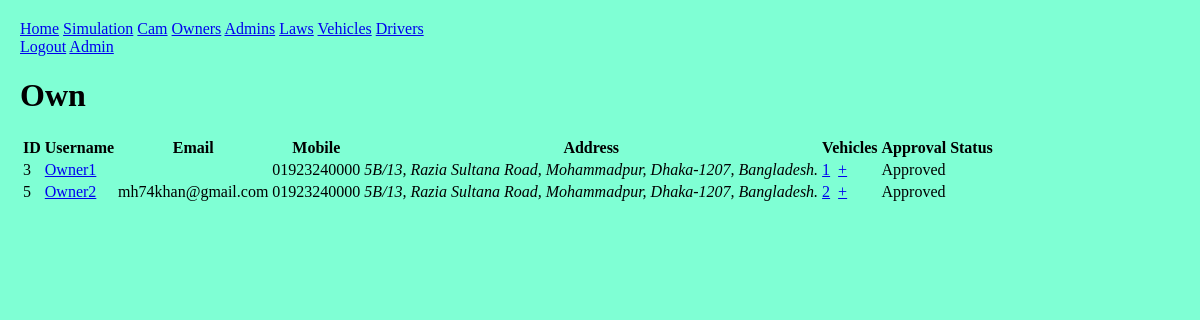
/front/owners/ (signed in), run on the app's committed database.
### front/models.py (models this page shows)
class Account(AbstractUser):
    address = models.TextField(max_length=200, default="5B/13, Razia Sultana Road, Mohammadpur, Dhaka-1207, Bangladesh.");
    phone = models.CharField(max_length=20, default="01923240000");
    approved = models.BooleanField(default=False);

### front/decorators.py (the view)
        def wrapper_func(req, *args, **kwargs):
            grp = {x.name for x in req.user.groups.all()};
            if not (bool(roles.intersection(grp)) ^ bool(grp)):
                return view_func(req, *args, **kwargs);
            else: return HttpResponse("""
                <h1>access denied</h1>
                <a href="/front/">home</a>
            """)

### front/views.py (called while the page is built)
@login_required(login_url="login")
@allowed_users({"law", "owner"})
def owners(req: HttpRequest):
    if "owner" in str(req.user.groups.all()):
        users = Account.objects.filter(groups__name__in=["owner", "pending_owner"], id=req.user.id);
    else: users = Account.objects.filter(groups__name__in=["owner", "pending_owner"]);
    context = {
        "nav": nav,
        "users": users,
    };
    return render(req, "owners.html", context);

### front/templates/owners.html (shortened to what this page needs)
{% extends 'base.html' %}
{% block content %}
    <h1>Own</h1>
    <table>
        <thead>
            <th>ID</th>
            <th>Username</th>
            <th>Email</th>
            <th>Mobile</th>
            <th>Address</th>
            <th>Vehicles</th>
            <th>Approval Status</th>
        </thead>
        <tbody>
            {% for user in users %}
            <tr>
                <td>{{user.id}}</td>
                <td><a href="{% url 'owner' %}?pk={{user.id}}">{{user.username}}</a></td>
                <td>{{user.email}}</td>
                <td>{{user.phone}}</td>
                <td><Address>{{user.address}}</Address></td>
                <td>
                    <a href="{% url 'vehicles' %}?oid={{user.id}}">{{user.vehicle_set.all.count}}</a>&nbsp;
                    {% if user.approved %}{% if request.user.groups.all.0.name != 'law' %}
                        <a href="{% url 'vehicle' %}?oid={{user.id}}">+</a>
                    {% endif %}{% endif %}
                </td>
                <td>{% if user.approved %}
                    Approved
                {% else %}
                    {% if request.user.is_superuser %}
                        <a href="{% url 'approve' %}?type=owner&amp;pk={{user.id}}">Approve</a>
                    {% else %}
                        Pending
                    {% endif %}
                {% endif %}</td>
            </tr>
            {% endfor %}
        </tbody>
    </table>
{% endblock content %}

### static/front/style.css (style rules this page uses)
body { box-sizing: border-box; margin: 0; display: block; overflow: auto; padding: 20px; background-color: aquamarine; }
a, button, title { text-transform: capitalize; }

### data on the page
Account: id "3", username "Owner1", phone "01923240000", address "5B/13, Razia Sultana Road, Mohammadpur, Dhaka-1207, Bangladesh.", vehicle_set.all.count "1", approved "Approved"
Account: id "5", username "Owner2", email "mh74khan@gmail.com", phone "01923240000", address "5B/13, Razia Sultana Road, Mohammadpur, Dhaka-1207, Bangladesh.", vehicle_set.all.count "2", approved "Approved"

### other printed values
{{ nav.0 }} "Home"
{{ page }} "Simulation" "Cam" "Owners" "Admins" "Laws" "Vehicles" "Drivers"
